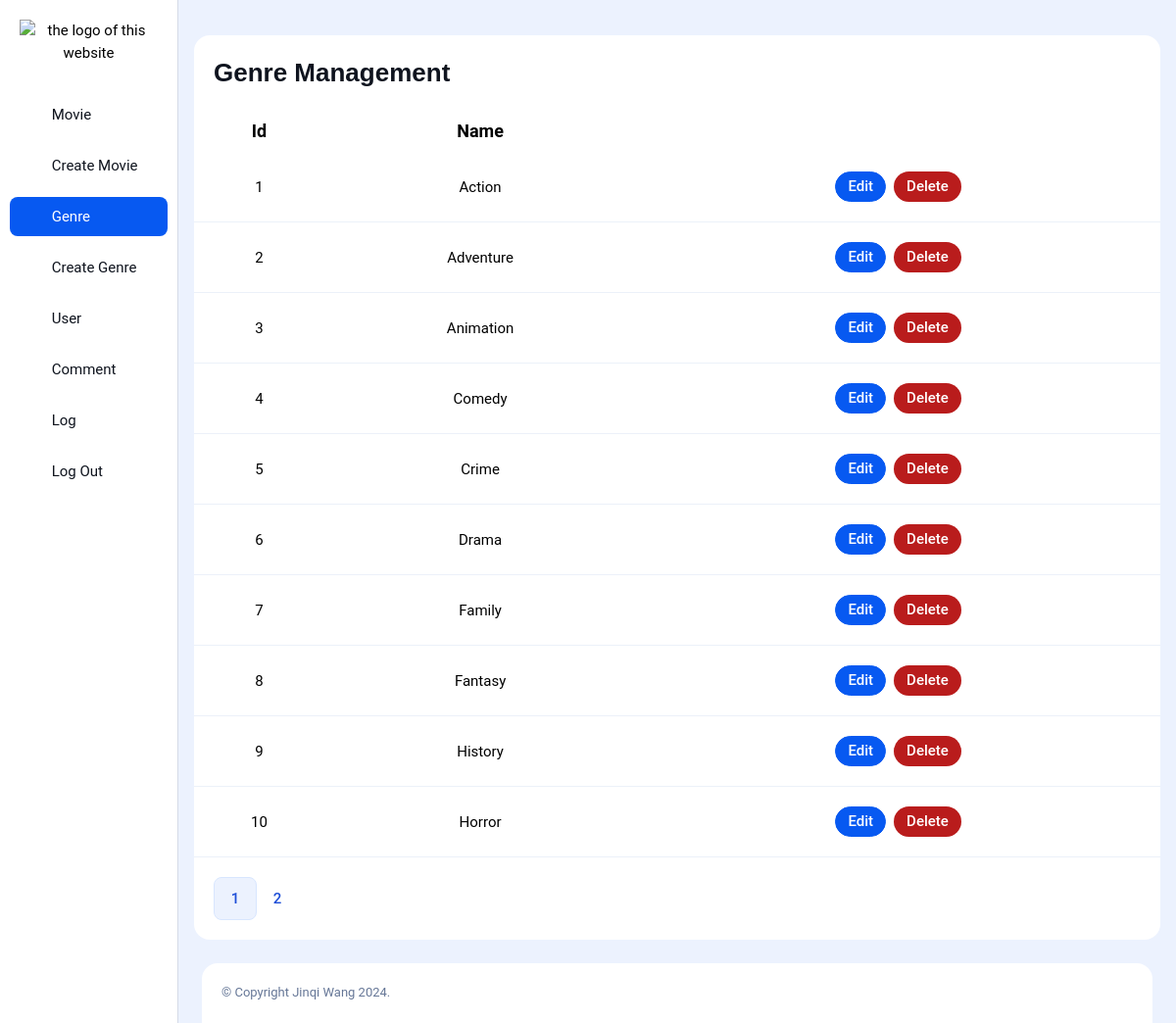
Page /manageGenre (signed in) on the committed database.
### app/models.py (models this page shows)
class Genre(db.Model):
    id = db.Column(db.Integer, autoincrement=True, primary_key=True)
    name = db.Column(db.String(15), nullable=False)

### app/views.py (the view)
@app.route('/manageGenre', methods=['GET', 'POST'])
def manageGenre():
    app.logger.info("The genre management page is requested")
    userid = session.get('userid')
    if userid is None:
        return redirect(url_for('login'))
    role = session.get('role')
    if (role == 'user'):
        return redirect(url_for('index'))
    try:
        page = request.args.get('page', 1, type=int)
        per_page = 10
        genre_list = Genre.query.paginate(
            page=page, per_page=per_page, error_out=False)
        return render_template('manageGenre.html',
                               title='Genre Management',
                               genre_list=genre_list)
    except Exception as e:
        app.logger.error(f"An error appears when loading the genre management page：{str(e)}")

### app/templates/manageGenre.html (shortened to what this page needs)
<!DOCTYPE html>
<html lang="en">
<head>
    <link rel="stylesheet" href="../static/css/bootstrap.min.css">
    <link rel="stylesheet" href="../static/css2/main.css">
    <link rel="stylesheet" href="../static/phosphor-icons/Fonts/regular/style.css">
</head>
<body>
<aside class="sidebar">
    <div class="sidebar__logo text-center p-20 position-sticky inset-block-start-0 bg-white w-100 z-1 pb-10">
        <img src="../static/img/logo.png" alt="the logo of this website">
    </div>
    <div class="sidebar-menu-wrapper overflow-y-auto scroll-sm">
        <div class="p-10 pt-10">
            <ul class="sidebar-menu">
                <li class="sidebar-menu__item">
                    <li class="sidebar-menu__item">
                    <a href="/manageMovie" class="sidebar-menu__link">
                        <span class="icon"><i class="ph ph-clipboard-text"></i></span>
                        <span class="text">Movie</span>
                    </a>
                </li>
                <li class="sidebar-menu__item">
                    <a href="/createMovie" class="sidebar-menu__link">
                        <span class="icon"><i class="ph ph-bookmarks"></i></span>
                        <span class="text">Create Movie</span>
                    </a>
                </li>
                <li class="sidebar-menu__item activePage">
                    <a href="/manageGenre" class="sidebar-menu__link">
                        <span class="icon"><i class="ph ph-list-bullets"></i></span>
                        <span class="text">Genre</span>
                    </a>
                </li>
                <li class="sidebar-menu__item">
                    <a href="/create_genre" class="sidebar-menu__link">
                        <span class="icon"><i class="ph ph-list-plus"></i></span>
                        <span class="text">Create Genre</span>
                    </a>
                </li>
                <li class="sidebar-menu__item">
                    <a href="/manageUser" class="sidebar-menu__link">
                        <span class="icon"><i class="ph ph-user-list"></i></span>
                        <span class="text">User</span>
                    </a>
                </li>
                <li class="sidebar-menu__item">
                    <a href="/manage_comment" class="sidebar-menu__link">
                        <span class="icon"><i class="ph ph-file-text"></i></span>
                        <span class="text">Comment</span>
                    </a>
                </li>
                <li class="sidebar-menu__item">
                    <a href="/userLog" class="sidebar-menu__link">
                        <span class="icon"><i class="ph ph-user"></i></span>
                        <span class="text">Log</span>
                    </a>
                </li>
                <li class="sidebar-menu__item">
                    <a href="/logout" class="sidebar-menu__link">
                        <span class="icon"><i class="ph ph-sign-out"></i></span>
                        <span class="text">Log out</span>
                    </a>
                </li>
            </ul>
        </div>
    </div>
</aside>
<div class="dashboard-main-wrapper">
    <div class="dashboard-body">
        <div class="card-body p-0 overflow-x-auto scroll-sm scroll-sm-horizontal">
            <div class="card mt-12 overflow-hidden">
                <div class="card-header">
                    <div class="mb-0 flex-between flex-wrap gap-8">
                        <h1 class="h3 mb-0">Genre Management</h1>
                    </div>
                </div>
                <div class="card-body p-0 overflow-x-auto scroll-sm scroll-sm-horizontal">
                    {% if not genre_list.items %}
                    <table class="table style-three mb-0">
                    {% else %}
                    <table class="table style-three mb-0" id="movieTable">
                    {% endif %}
                        <thead>
                        <tr>
                            <th class="text-center text-18">Id</th>
                            <th class="text-center text-18">Name</th>
                            <td></td>
                        </tr>
                        </thead>
                        <tbody>
                        {% if not genre_list.items %}
                            <tr>
                                <td colspan="3" class="text-center">There is no genre</td>
                            </tr>
                        {% else %}
                            {% for genre in genre_list.items %}
                            <tr>
                                <td>
                                   <div class="flex-align gap-8 justify-content-center">
                                        <p class="mb-0">{{ genre.id }}</p>
                                   </div>
                                </td>
                                <td>
                                    <div class="flex-align gap-8 justify-content-center">
                                        <p class="mb-0">{{ genre.name }}</p>
                                    </div>
                                </td>
                                 <td>
                                    <div class="flex-align justify-content-center gap-8">
                                        <a href="{{ url_for('edit_genre', genre_id=genre.id) }}"
                                            class="btn btn-main rounded-pill py-7">Edit</a>
                                         <button class="btn bg-danger-700 rounded-pill py-7"
                                        onclick="deleteGenre('{{ genre.id }}')">Delete</button>
                                    </div>
                                 </td>
                            </tr>
                            {% endfor %}
                        {% endif %}
                        </tbody>
                    </table>
                </div>
                {% if genre_list.items %}
                <div class="card-footer flex-between flex-wrap">
                    <ul class="pagination flex-align flex-wrap">
                    {% for page in range(1, genre_list.pages + 1) %}
                        <li class="page-item {% if page == genre_list.page %}active{% endif %}">
                            <a class="page-link h-44 w-44 flex-center text-15 rounded-8 fw-medium text-info-700" href="{{ url_for('manageGenre', page=page) }}">{{ page }}</a>
                        </li>
                    {% endfor %}
                    </ul>
                </div>
                {% endif %}
            </div>
        </div>
    </div>
    <div class="dashboard-footer">
    <div class="flex-between flex-wrap gap-16">
        <p class="text-gray-300 text-13 fw-normal"> &copy; Copyright Jinqi Wang 2024.</p>
    </div>
</div>
</div>
</body>
</html>

### rows in the picture
Genre: id "1", name "Action"
Genre: id "2", name "Adventure"
Genre: id "3", name "Animation"
Genre: id "4", name "Comedy"
Genre: id "5", name "Crime"
Genre: id "6", name "Drama"
Genre: id "7", name "Family"
Genre: id "8", name "Fantasy"
Genre: id "9", name "History"
Genre: id "10", name "Horror"

### other values in the picture
{{ page }} "1" "2"
